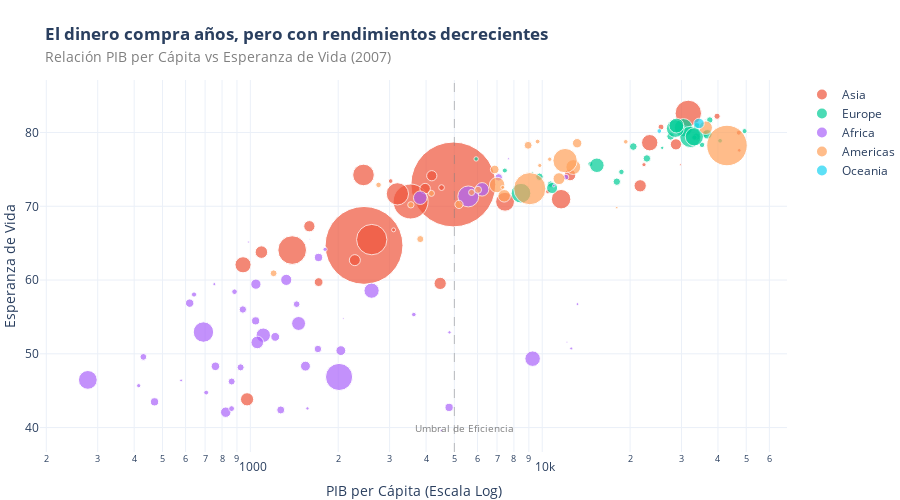

The cell this chart's notebook holds for it:
### Markdown cell above
<h3>3. EL ANÁLISIS</h3>
<h1>La Curva de la Prosperidad</h1>

<div class="kpi-card">
    <span class="kpi-value">$5,000</span>
    <span class="kpi-label">Umbral de Eficiencia</span>
</div>

<p>
    Existe una correlación positiva innegable entre riqueza (PIB per cápita) y salud. 
    Sin embargo, esta relación no es lineal. Existe un punto de <strong>rendimientos decrecientes</strong>. 
    A partir de los $5,000 USD per cápita, ganar más dinero aporta cada vez menos años adicionales de vida, 
    sugiriendo que la infraestructura básica de salud es más determinante que la riqueza extrema.
</p>

### Code cell
# Crear Bubble Chart
fig = px.scatter(
    df_2007, 
    x='gdpPercap', 
    y='lifeExp', 
    size='pop', 
    color='continent',
    log_x=True, # Escala logarítmica para ver mejor la distribución
    hover_name='country',
    color_discrete_map=colors,
    size_max=60
)

fig.update_layout(
    title="<b>El dinero compra años, pero con rendimientos decrecientes</b><br><span style='font-size:14px; color:gray'>Relación PIB per Cápita vs Esperanza de Vida (2007)</span>",
    xaxis_title="PIB per Cápita (Escala Log)",
    yaxis_title="Esperanza de Vida",
    margin=dict(t=80, l=0, r=0, b=0),
    height=500,
    legend=dict(title=None)
)

# Línea de umbral visual (ejemplo visual)
fig.add_vline(x=5000, line_width=1, line_dash="dash", line_color="gray", opacity=0.5)
fig.add_annotation(x=np.log10(5000), y=40, text="Umbral de Eficiencia", showarrow=False, xshift=10, font=dict(size=10, color="gray"))

fig.show()

### Figure 1 — Plotly figure (JSON) as saved in the notebook; plotly's stock layout.template omitted (floating-point values rounded to 4 significant figures)
{"data": [{"hovertemplate": "<b>%{hovertext}</b><br><br>continent=Asia<br>gdpPercap=%{x}<br>lifeExp=%{y}<br>pop=%{marker.size}<extra></extra>", "hovertext": ["Afghanistan", "Bahrain", "Bangladesh", "Cambodia", "China", "Hong Kong China", "India", "Indonesia", "Iran", "Iraq", "Israel", "Japan", "Jordan", "Korea Dem. Rep.", "Korea Rep.", "Kuwait", "Lebanon", "Malaysia", "Mongolia", "Myanmar", "Nepal", "Oman", "Pakistan", "Philippines", "Saudi Arabia", "Singapore", "Sri Lanka", "Syria", "Taiwan", "Thailand", "Vietnam", "West Bank and Gaza", "Yemen Rep."], "legendgroup": "Asia", "marker": {"color": "#EF553B", "size": [31889923, 708573, 150448339, 14131858, 1318683096, 6980412, 1110396331, 223547000, 69453570, 27499638, 6426679, 127467972, 6053193, 23301725, 49044790, 2505559, 3921278, 24821286, 2874127, 47761980, 28901790, 3204897, 169270617, 91077287, 27601038, 4553009, 20378239, 19314747, 23174294, 65068149, 85262356, 4018332, 22211743], "sizemode": "area", "sizeref": 366300.0, "symbol": "circle"}, "mode": "markers", "name": "Asia", "orientation": "v", "showlegend": true, "type": "scatter", "x": [974.6, 29800.0, 1391.0, 1714.0, 4959.0, 39720.0, 2452.0, 3541.0, 11610.0, 4471.0, 25520.0, 31660.0, 4519.0, 1593.0, 23350.0, 47310.0, 10460.0, 12450.0, 3096.0, 944, 1091.0, 22320.0, 2606.0, 3190.0, 21650.0, 47140.0, 3970.0, 4185.0, 28720.0, 7458.0, 2442.0, 3025.0, 2281.0], "xaxis": "x", "y": [43.83, 75.64, 64.06, 59.72, 72.96, 82.21, 64.7, 70.65, 70.96, 59.55, 80.75, 82.6, 72.53, 67.3, 78.62, 77.59, 71.99, 74.24, 66.8, 62.07, 63.78, 75.64, 65.48, 71.69, 72.78, 79.97, 72.4, 74.14, 78.4, 70.62, 74.25, 73.42, 62.7], "yaxis": "y"}, {"hovertemplate": "<b>%{hovertext}</b><br><br>continent=Europe<br>gdpPercap=%{x}<br>lifeExp=%{y}<br>pop=%{marker.size}<extra></extra>", "hovertext": ["Albania", "Austria", "Belgium", "Bosnia and Herzegovina", "Bulgaria", "Croatia", "Czech Republic", "Denmark", "Finland", "France", "Germany", "Greece", "Hungary", "Iceland", "Ireland", "Italy", "Montenegro", "Netherlands", "Norway", "Poland", "Portugal", "Romania", "Serbia", "Slovak Republic", "Slovenia", "Spain", "Sweden", "Switzerland", "Turkey", "United Kingdom"], "legendgroup": "Europe", "marker": {"color": "#00cc96", "size": [3600523, 8199783, 10392226, 4552198, 7322858, 4493312, 10228744, 5468120, 5238460, 61083916, 82400996, 10706290, 9956108, 301931, 4109086, 58147733, 684736, 16570613, 4627926, 38518241, 10642836, 22276056, 10150265, 5447502, 2009245, 40448191, 9031088, 7554661, 71158647, 60776238], "sizemode": "area", "sizeref": 366300.0, "symbol": "circle"}, "mode": "markers", "name": "Europe", "orientation": "v", "showlegend": true, "type": "scatter", "x": [5937.0, 36130.0, 33690.0, 7446.0, 10680.0, 14620.0, 22830.0, 35280.0, 33210.0, 30470.0, 32170.0, 27540.0, 18010.0, 36180.0, 40680.0, 28570.0, 9254.0, 36800.0, 49360.0, 15390.0, 20510.0, 10810.0, 9787.0, 18680.0, 25770.0, 28820.0, 33860.0, 37510.0, 8458.0, 33200.0], "xaxis": "x", "y": [76.42, 79.83, 79.44, 74.85, 73.0, 75.75, 76.49, 78.33, 79.31, 80.66, 79.41, 79.48, 73.34, 81.76, 78.89, 80.55, 74.54, 79.76, 80.2, 75.56, 78.1, 72.48, 74.0, 74.66, 77.93, 80.94, 80.88, 81.7, 71.78, 79.42], "yaxis": "y"}, {"hovertemplate": "<b>%{hovertext}</b><br><br>continent=Africa<br>gdpPercap=%{x}<br>lifeExp=%{y}<br>pop=%{marker.size}<extra></extra>", "hovertext": ["Algeria", "Angola", "Benin", "Botswana", "Burkina Faso", "Burundi", "Cameroon", "Central African Republic", "Chad", "Comoros", "Congo Dem. Rep.", "Congo Rep.", "Cote d'Ivoire", "Djibouti", "Egypt", "Equatorial Guinea", "Eritrea", "Ethiopia", "Gabon", "Gambia", "Ghana", "Guinea", "Guinea-Bissau", "Kenya", "Lesotho", "Liberia", "Libya", "Madagascar", "Malawi", "Mali", "Mauritania", "Mauritius", "Morocco", "Mozambique", "Namibia", "Niger", "Nigeria", "Reunion", "Rwanda", "Sao Tome and Principe", "Senegal", "Sierra Leone", "Somalia", "South Africa", "Sudan", "Swaziland", "Tanzania", "Togo", "Tunisia", "Uganda", "Zambia", "Zimbabwe"], "legendgroup": "Africa", "marker": {"color": "#ab63fa", "size": [33333216, 12420476, 8078314, 1639131, 14326203, 8390505, 17696293, 4369038, 10238807, 710960, 64606759, 3800610, 18013409, 496374, 80264543, 551201, 4906585, 76511887, 1454867, 1688359, 22873338, 9947814, 1472041, 35610177, 2012649, 3193942, 6036914, 19167654, 13327079, 12031795, 3270065, 1250882, 33757175, 19951656, 2055080, 12894865, 135031164, 798094, 8860588, 199579, 12267493, 6144562, 9118773, 43997828, 42292929, 1133066, 38139640, 5701579, 10276158, 29170398, 11746035, 12311143], "sizemode": "area", "sizeref": 366300.0, "symbol": "circle"}, "mode": "markers", "name": "Africa", "orientation": "v", "showlegend": true, "type": "scatter", "x": [6223.0, 4797.0, 1441.0, 12570.0, 1217.0, 430.1, 2042.0, 706.0, 1704.0, 986.1, 277.6, 3633.0, 1545.0, 2082.0, 5581.0, 12150.0, 641.4, 690.8, 13210.0, 752.7, 1328.0, 942.7, 579.2, 1463.0, 1569.0, 414.5, 12060.0, 1045.0, 759.3, 1043.0, 1803.0, 10960.0, 3820.0, 823.7, 4811.0, 619.7, 2014.0, 7670.0, 863.1, 1598.0, 1712.0, 862.5, 926.1, 9270.0, 2602.0, 4513.0, 1107.0, 883.0, 7093.0, 1056.0, 1271.0, 469.7], "xaxis": "x", "y": [72.3, 42.73, 56.73, 50.73, 52.3, 49.58, 50.43, 44.74, 50.65, 65.15, 46.46, 55.32, 48.33, 54.79, 71.34, 51.58, 58.04, 52.95, 56.73, 59.45, 60.02, 56.01, 46.39, 54.11, 42.59, 45.68, 73.95, 59.44, 48.3, 54.47, 64.16, 72.8, 71.16, 42.08, 52.91, 56.87, 46.86, 76.44, 46.24, 65.53, 63.06, 42.57, 48.16, 49.34, 58.56, 39.61, 52.52, 58.42, 73.92, 51.54, 42.38, 43.49], "yaxis": "y"}, {"hovertemplate": "<b>%{hovertext}</b><br><br>continent=Americas<br>gdpPercap=%{x}<br>lifeExp=%{y}<br>pop=%{marker.size}<extra></extra>", "hovertext": ["Argentina", "Bolivia", "Brazil", "Canada", "Chile", "Colombia", "Costa Rica", "Cuba", "Dominican Republic", "Ecuador", "El Salvador", "Guatemala", "Haiti", "Honduras", "Jamaica", "Mexico", "Nicaragua", "Panama", "Paraguay", "Peru", "Puerto Rico", "Trinidad and Tobago", "United States", "Uruguay", "Venezuela"], "legendgroup": "Americas", "marker": {"color": "#FFA15A", "size": [40301927, 9119152, 190010647, 33390141, 16284741, 44227550, 4133884, 11416987, 9319622, 13755680, 6939688, 12572928, 8502814, 7483763, 2780132, 108700891, 5675356, 3242173, 6667147, 28674757, 3942491, 1056608, 301139947, 3447496, 26084662], "sizemode": "area", "sizeref": 366300.0, "symbol": "circle"}, "mode": "markers", "name": "Americas", "orientation": "v", "showlegend": true, "type": "scatter", "x": [12780.0, 3822.0, 9066.0, 36320.0, 13170.0, 7007.0, 9645.0, 8948.0, 6025.0, 6873.0, 5728.0, 5186.0, 1202.0, 3548.0, 7321.0, 11980.0, 2749.0, 9809.0, 4173.0, 7409.0, 19330.0, 18010.0, 42950.0, 10610.0, 11420.0], "xaxis": "x", "y": [75.32, 65.55, 72.39, 80.65, 78.55, 72.89, 78.78, 78.27, 72.23, 74.99, 71.88, 70.26, 60.92, 70.2, 72.57, 76.19, 72.9, 75.54, 71.75, 71.42, 78.75, 69.82, 78.24, 76.38, 73.75], "yaxis": "y"}, {"hovertemplate": "<b>%{hovertext}</b><br><br>continent=Oceania<br>gdpPercap=%{x}<br>lifeExp=%{y}<br>pop=%{marker.size}<extra></extra>", "hovertext": ["Australia", "New Zealand"], "legendgroup": "Oceania", "marker": {"color": "#19d3f3", "size": [20434176, 4115771], "sizemode": "area", "sizeref": 366300.0, "symbol": "circle"}, "mode": "markers", "name": "Oceania", "orientation": "v", "showlegend": true, "type": "scatter", "x": [34440.0, 25190.0], "xaxis": "x", "y": [81.23, 80.2], "yaxis": "y"}], "layout": {"annotations": [{"font": {"color": "gray", "size": 10}, "showarrow": false, "text": "Umbral de Eficiencia", "x": 3.699, "xshift": 10, "y": 40}], "height": 500, "legend": {"itemsizing": "constant", "title": {}, "tracegroupgap": 0}, "margin": {"b": 0, "l": 0, "r": 0, "t": 80}, "shapes": [{"line": {"color": "gray", "dash": "dash", "width": 1}, "opacity": 0.5, "type": "line", "x0": 5000, "x1": 5000, "xref": "x", "y0": 0, "y1": 1, "yref": "y domain"}], "title": {"text": "<b>El dinero compra años, pero con rendimientos decrecientes</b><br><span style='font-size:14px; color:gray'>Relación PIB per Cápita vs Esperanza de Vida (2007)</span>"}, "xaxis": {"anchor": "y", "domain": [0, 1], "title": {"text": "PIB per Cápita (Escala Log)"}, "type": "log"}, "yaxis": {"anchor": "x", "domain": [0, 1], "title": {"text": "Esperanza de Vida"}}}}
